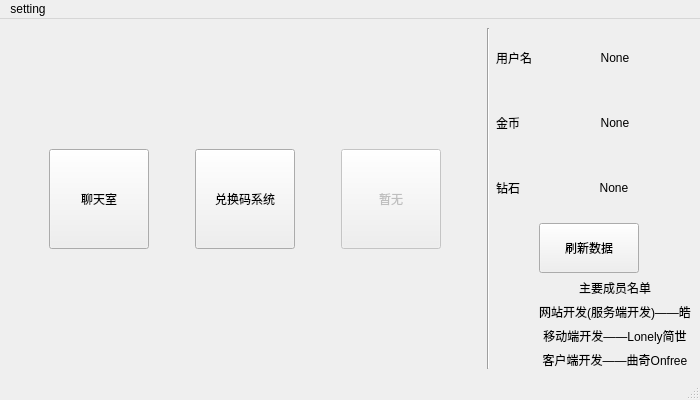
<?xml version="1.0" encoding="UTF-8"?>
<ui version="4.0">
 <class>MainWindow</class>
 <widget class="QMainWindow" name="MainWindow">
  <property name="geometry">
   <rect>
    <x>0</x>
    <y>0</y>
    <width>700</width>
    <height>400</height>
   </rect>
  </property>
  <property name="minimumSize">
   <size>
    <width>700</width>
    <height>400</height>
   </size>
  </property>
  <property name="windowTitle">
   <string>MainWindow</string>
  </property>
  <widget class="QWidget" name="centralwidget">
   <layout class="QGridLayout" name="gridLayout_2">
    <item row="6" column="4">
     <widget class="QLabel" name="label_6">
      <property name="text">
       <string>移动端开发——Lonely简世</string>
      </property>
      <property name="alignment">
       <set>Qt::AlignCenter</set>
      </property>
     </widget>
    </item>
    <item row="3" column="4">
     <widget class="QPushButton" name="shuaxin">
      <property name="sizePolicy">
       <sizepolicy hsizetype="Preferred" vsizetype="Preferred">
        <horstretch>1</horstretch>
        <verstretch>1</verstretch>
       </sizepolicy>
      </property>
      <property name="minimumSize">
       <size>
        <width>100</width>
        <height>50</height>
       </size>
      </property>
      <property name="maximumSize">
       <size>
        <width>100</width>
        <height>50</height>
       </size>
      </property>
      <property name="text">
       <string>刷新数据</string>
      </property>
     </widget>
    </item>
    <item row="7" column="4">
     <widget class="QLabel" name="label_7">
      <property name="text">
       <string>客户端开发——曲奇Onfree</string>
      </property>
      <property name="alignment">
       <set>Qt::AlignCenter</set>
      </property>
     </widget>
    </item>
    <item row="5" column="4">
     <widget class="QLabel" name="label_5">
      <property name="text">
       <string>网站开发(服务端开发)——皓</string>
      </property>
      <property name="alignment">
       <set>Qt::AlignCenter</set>
      </property>
     </widget>
    </item>
    <item row="4" column="4">
     <widget class="QLabel" name="label_4">
      <property name="text">
       <string>主要成员名单</string>
      </property>
      <property name="alignment">
       <set>Qt::AlignCenter</set>
      </property>
     </widget>
    </item>
    <item row="1" column="2">
     <widget class="QLabel" name="label_2">
      <property name="sizePolicy">
       <sizepolicy hsizetype="Preferred" vsizetype="Preferred">
        <horstretch>1</horstretch>
        <verstretch>1</verstretch>
       </sizepolicy>
      </property>
      <property name="text">
       <string>金币</string>
      </property>
     </widget>
    </item>
    <item row="1" column="4">
     <widget class="QLabel" name="gold">
      <property name="sizePolicy">
       <sizepolicy hsizetype="Preferred" vsizetype="Preferred">
        <horstretch>1</horstretch>
        <verstretch>1</verstretch>
       </sizepolicy>
      </property>
      <property name="text">
       <string>None</string>
      </property>
      <property name="alignment">
       <set>Qt::AlignCenter</set>
      </property>
     </widget>
    </item>
    <item row="0" column="4">
     <widget class="QLabel" name="username">
      <property name="sizePolicy">
       <sizepolicy hsizetype="Preferred" vsizetype="Preferred">
        <horstretch>1</horstretch>
        <verstretch>1</verstretch>
       </sizepolicy>
      </property>
      <property name="text">
       <string>None</string>
      </property>
      <property name="scaledContents">
       <bool>false</bool>
      </property>
      <property name="alignment">
       <set>Qt::AlignCenter</set>
      </property>
     </widget>
    </item>
    <item row="0" column="1" rowspan="8">
     <widget class="Line" name="line">
      <property name="sizePolicy">
       <sizepolicy hsizetype="Preferred" vsizetype="Preferred">
        <horstretch>0</horstretch>
        <verstretch>0</verstretch>
       </sizepolicy>
      </property>
      <property name="orientation">
       <enum>Qt::Vertical</enum>
      </property>
     </widget>
    </item>
    <item row="0" column="0" rowspan="8">
     <layout class="QGridLayout" name="gridLayout">
      <item row="1" column="5">
       <widget class="QPushButton" name="pushButton_4">
        <property name="enabled">
         <bool>false</bool>
        </property>
        <property name="sizePolicy">
         <sizepolicy hsizetype="Preferred" vsizetype="Preferred">
          <horstretch>1</horstretch>
          <verstretch>1</verstretch>
         </sizepolicy>
        </property>
        <property name="minimumSize">
         <size>
          <width>100</width>
          <height>100</height>
         </size>
        </property>
        <property name="maximumSize">
         <size>
          <width>100</width>
          <height>100</height>
         </size>
        </property>
        <property name="sizeIncrement">
         <size>
          <width>0</width>
          <height>0</height>
         </size>
        </property>
        <property name="baseSize">
         <size>
          <width>0</width>
          <height>0</height>
         </size>
        </property>
        <property name="text">
         <string>暂无</string>
        </property>
       </widget>
      </item>
      <item row="1" column="4">
       <spacer name="horizontalSpacer_6">
        <property name="orientation">
         <enum>Qt::Horizontal</enum>
        </property>
        <property name="sizeHint" stdset="0">
         <size>
          <width>40</width>
          <height>20</height>
         </size>
        </property>
       </spacer>
      </item>
      <item row="1" column="6">
       <spacer name="horizontalSpacer">
        <property name="orientation">
         <enum>Qt::Horizontal</enum>
        </property>
        <property name="sizeHint" stdset="0">
         <size>
          <width>40</width>
          <height>20</height>
         </size>
        </property>
       </spacer>
      </item>
      <item row="1" column="3">
       <widget class="QPushButton" name="duihuan">
        <property name="sizePolicy">
         <sizepolicy hsizetype="Preferred" vsizetype="Preferred">
          <horstretch>1</horstretch>
          <verstretch>1</verstretch>
         </sizepolicy>
        </property>
        <property name="minimumSize">
         <size>
          <width>100</width>
          <height>100</height>
         </size>
        </property>
        <property name="maximumSize">
         <size>
          <width>100</width>
          <height>100</height>
         </size>
        </property>
        <property name="sizeIncrement">
         <size>
          <width>0</width>
          <height>0</height>
         </size>
        </property>
        <property name="baseSize">
         <size>
          <width>0</width>
          <height>0</height>
         </size>
        </property>
        <property name="text">
         <string>兑换码系统</string>
        </property>
       </widget>
      </item>
      <item row="2" column="3">
       <spacer name="verticalSpacer_4">
        <property name="orientation">
         <enum>Qt::Vertical</enum>
        </property>
        <property name="sizeHint" stdset="0">
         <size>
          <width>20</width>
          <height>40</height>
         </size>
        </property>
       </spacer>
      </item>
      <item row="0" column="3">
       <spacer name="verticalSpacer_3">
        <property name="orientation">
         <enum>Qt::Vertical</enum>
        </property>
        <property name="sizeHint" stdset="0">
         <size>
          <width>20</width>
          <height>40</height>
         </size>
        </property>
       </spacer>
      </item>
      <item row="1" column="2">
       <spacer name="horizontalSpacer_5">
        <property name="orientation">
         <enum>Qt::Horizontal</enum>
        </property>
        <property name="sizeHint" stdset="0">
         <size>
          <width>40</width>
          <height>20</height>
         </size>
        </property>
       </spacer>
      </item>
      <item row="1" column="1">
       <widget class="QPushButton" name="pushButton_2">
        <property name="enabled">
         <bool>true</bool>
        </property>
        <property name="sizePolicy">
         <sizepolicy hsizetype="Preferred" vsizetype="Preferred">
          <horstretch>1</horstretch>
          <verstretch>1</verstretch>
         </sizepolicy>
        </property>
        <property name="minimumSize">
         <size>
          <width>100</width>
          <height>100</height>
         </size>
        </property>
        <property name="maximumSize">
         <size>
          <width>100</width>
          <height>100</height>
         </size>
        </property>
        <property name="sizeIncrement">
         <size>
          <width>0</width>
          <height>0</height>
         </size>
        </property>
        <property name="baseSize">
         <size>
          <width>0</width>
          <height>0</height>
         </size>
        </property>
        <property name="text">
         <string>聊天室</string>
        </property>
       </widget>
      </item>
      <item row="1" column="0">
       <spacer name="horizontalSpacer_2">
        <property name="orientation">
         <enum>Qt::Horizontal</enum>
        </property>
        <property name="sizeHint" stdset="0">
         <size>
          <width>40</width>
          <height>20</height>
         </size>
        </property>
       </spacer>
      </item>
     </layout>
    </item>
    <item row="2" column="2">
     <widget class="QLabel" name="label_3">
      <property name="sizePolicy">
       <sizepolicy hsizetype="Preferred" vsizetype="Preferred">
        <horstretch>1</horstretch>
        <verstretch>1</verstretch>
       </sizepolicy>
      </property>
      <property name="minimumSize">
       <size>
        <width>30</width>
        <height>0</height>
       </size>
      </property>
      <property name="maximumSize">
       <size>
        <width>50</width>
        <height>16777215</height>
       </size>
      </property>
      <property name="text">
       <string>钻石</string>
      </property>
     </widget>
    </item>
    <item row="2" column="4">
     <widget class="QLabel" name="dim">
      <property name="sizePolicy">
       <sizepolicy hsizetype="Preferred" vsizetype="Preferred">
        <horstretch>1</horstretch>
        <verstretch>1</verstretch>
       </sizepolicy>
      </property>
      <property name="minimumSize">
       <size>
        <width>100</width>
        <height>0</height>
       </size>
      </property>
      <property name="maximumSize">
       <size>
        <width>150</width>
        <height>16777215</height>
       </size>
      </property>
      <property name="text">
       <string>None</string>
      </property>
      <property name="alignment">
       <set>Qt::AlignCenter</set>
      </property>
     </widget>
    </item>
    <item row="0" column="2">
     <widget class="QLabel" name="label">
      <property name="sizePolicy">
       <sizepolicy hsizetype="Preferred" vsizetype="Preferred">
        <horstretch>1</horstretch>
        <verstretch>1</verstretch>
       </sizepolicy>
      </property>
      <property name="text">
       <string>用户名</string>
      </property>
     </widget>
    </item>
   </layout>
  </widget>
  <widget class="QMenuBar" name="menubar">
   <property name="geometry">
    <rect>
     <x>0</x>
     <y>0</y>
     <width>700</width>
     <height>23</height>
    </rect>
   </property>
   <widget class="QMenu" name="set">
    <property name="title">
     <string>setting</string>
    </property>
    <addaction name="actionswitch_account"/>
    <addaction name="separator"/>
    <addaction name="actionexit"/>
   </widget>
   <addaction name="set"/>
  </widget>
  <widget class="QStatusBar" name="statusbar"/>
  <action name="actionswitch_account">
   <property name="text">
    <string>switch account</string>
   </property>
  </action>
  <action name="actionexit">
   <property name="text">
    <string>exit</string>
   </property>
  </action>
 </widget>
 <resources/>
 <connections/>
</ui>
